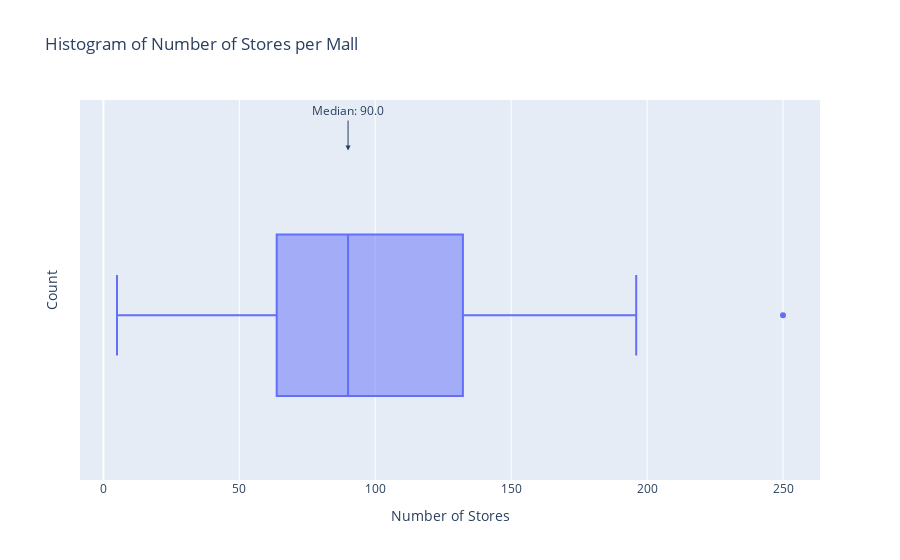

Notebook source saved alongside this figure:
### Code cell
import plotly.express as px

# Count the number of stores per mall
stores_per_mall = store['mall_name'].value_counts().reset_index()
stores_per_mall.columns = ['Mall Name', 'Number of Stores']


# Plot histogram of the number of stores per mall
fig = px.box(stores_per_mall, x='Number of Stores', title='Histogram of Number of Stores per Mall')
fig.update_layout(xaxis_title='Number of Stores', yaxis_title='Count')
# Calculate the median number of stores per mall
median_stores_per_mall = stores_per_mall['Number of Stores'].median()

# Annotate the median on the plot
fig.add_annotation(
    x=median_stores_per_mall,
    y=0.5,
    text=f"Median: {median_stores_per_mall}",
    showarrow=True,
    arrowhead=2,
    ax=0,
    ay=-40
)
fig.show()

### Figure 1 — Plotly figure (JSON) as saved in the notebook; plotly's stock layout.template omitted (floating-point values rounded to 4 significant figures)
{"data": [{"alignmentgroup": "True", "hovertemplate": "Number of Stores=%{x}<extra></extra>", "legendgroup": "", "marker": {"color": "#636efa"}, "name": "", "notched": false, "offsetgroup": "", "orientation": "h", "showlegend": false, "type": "box", "x": [250, 196, 191, 189, 184, 177, 175, 174, 170, 168, 155, 153, 150, 148, 141, 140, 140, 139, 136, 135, 133, 132, 129, 129, 125, 121, 119, 113, 112, 109, 107, 107, 105, 104, 102, 101, 97, 97, 96, 93, 91, 91, 90, 89, 88, 87, 87, 86, 84, 84, 84, 83, 78, 78, 77, 77, 77, 72, 68, 67, 67, 66, 65, 64, 63, 63, 60, 56, 54, 52, 50, 48, 48, 43, 40, 38, 33, 28, 24, 23, 19, 17, 9, 5, 5], "x0": " ", "xaxis": "x", "y0": " ", "yaxis": "y"}], "layout": {"annotations": [{"arrowhead": 2, "ax": 0, "ay": -40, "showarrow": true, "text": "Median: 90.0", "x": 90, "y": 0.5}], "boxmode": "group", "legend": {"tracegroupgap": 0}, "title": {"text": "Histogram of Number of Stores per Mall"}, "xaxis": {"anchor": "y", "domain": [0, 1], "title": {"text": "Number of Stores"}}, "yaxis": {"anchor": "x", "domain": [0, 1], "title": {"text": "Count"}}}}
